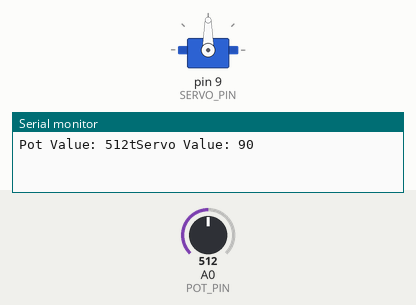
This sketch was run on a simulated Arduino Uno, built with avr-gcc and run on an emulated ATmega328P. Shown: servo, the last lines printed to the serial monitor. The inputs (shaded band) are chosen by the test bench; at power-on: A0 (POT_PIN) = 512.

Above: at 1.2 s.
1.3 s: A0 (POT_PIN) set to 716
At 2.4 s:
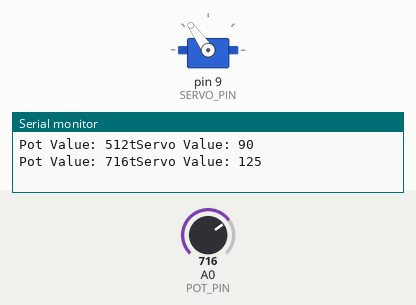
2.8 s: A0 (POT_PIN) set to 900
At 3.5 s:
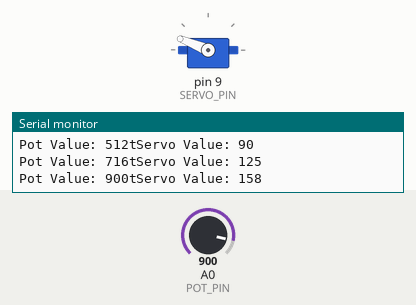
4.3 s: A0 (POT_PIN) set to 1023
At 4.6 s:
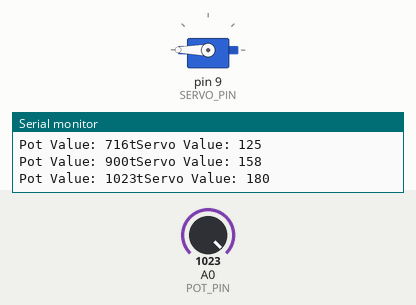
5.8 s: A0 (POT_PIN) set to 306
At 7.0 s:
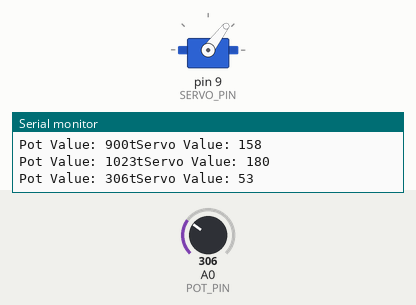
7.3 s: A0 (POT_PIN) set to 170
At 8.1 s:
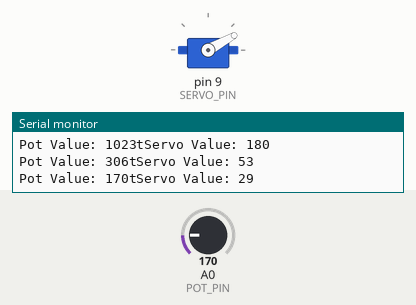
8.8 s: A0 (POT_PIN) set to 0
At 9.3 s:
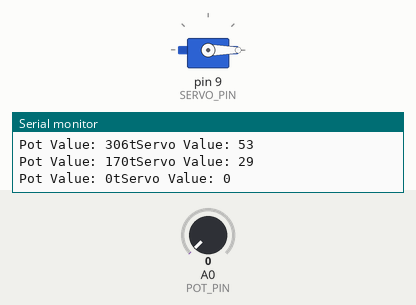
Timing chart, 0 to 11.3 s (numbered marks = the images above; inputs shaded):
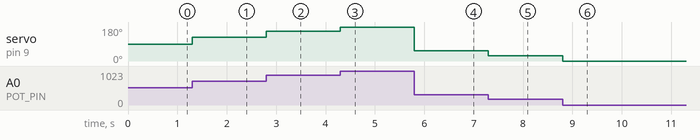

Measured:
- after the input at 1.3 s, servo on pin 9 (SERVO_PIN): 90° → 125° at once
- after the input at 2.8 s, servo on pin 9 (SERVO_PIN): 125° → 158° at once
- after the input at 4.3 s, servo on pin 9 (SERVO_PIN): 158° → 180° at once
- after the input at 5.8 s, servo on pin 9 (SERVO_PIN): 180° → 53° at once
- after the input at 7.3 s, servo on pin 9 (SERVO_PIN): 53° → 29° at once
- after the input at 8.8 s, servo on pin 9 (SERVO_PIN): 29° → 0° at once

The sketch:

servo-motor-sg90.ino
```cpp
#include "Servo.h"
#define SERVO_PIN 9   // Can use any PWM pin
#define POT_PIN A0    // Can use any analog pin
#define MIN_VALUE 0   // Minimum Servo position
#define MAX_VALUE 180 // Maximum Servo position

Servo servo;          // creates servo object used to control the servo motor
int value_pot = 0;    // Current value of the potentiometer
int value_servo = 0;  // Current servo position
int value_servo_old = 0; // Used to hold old servo value to look for change.
//===============================================================================
//  Initialization
//===============================================================================
void setup()
{
  servo.attach(SERVO_PIN); // assigns PWM pin to the servo object
  Serial.begin (9600);     // Set Serial Monitor window comm speed
}
//===============================================================================
//  Main
//===============================================================================
void loop()
{
  value_pot = analogRead(POT_PIN); // Reads value of the potentiometer. Return value = 0 to 1023
  value_servo = map(value_pot, 0, 1023, MIN_VALUE, MAX_VALUE); // remap pot value to servo value
  if (value_servo != value_servo_old) {   // Only do something if there's a change in the servo position
    servo.write(value_servo);        // Update servo position
    Serial.print("Pot Value: ");  // Update Serial Monitor window with what's going on
    Serial.print(value_pot);
    Serial.print("tServo Value: ");
    Serial.println(value_servo);
    value_servo_old = value_servo;
    delay(25); // give servo time to move
  }
}
```
